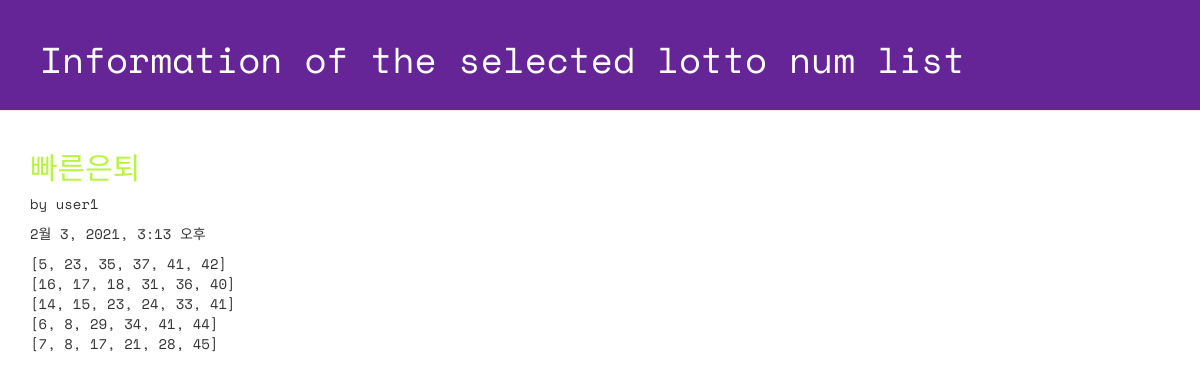
/lotto/4/detail/, run on the app's committed database.
### lotto/models.py (models this page shows, shortened)
class GuessNumbers(models.Model):
    name = models.CharField(max_length=24)
    text = models.CharField(max_length=255)
    lottos = models.CharField(max_length=255, default='[1, 2, 3, 4, 5, 6]') #charfield기 때문에 str로 넣어줌
    num_lotto = models.IntegerField(default=5)
    update_date = models.DateTimeField()

### lotto/views.py (the view)
# urls.py: path('lotto/<int:lottokey>/detail/', views.detail, name='detail'),
def detail(request, lottokey):
    lotto = GuessNumbers.objects.get(pk=lottokey)
    return render(request, 'lotto/detail.html', {'lotto':lotto})

### lotto/templates/lotto/detail.html (shortened to what this page needs)
<!DOCTYPE html>
{% load staticfiles %}
<html lang="ko">
<head>
 <link rel="stylesheet" href="//maxcdn.bootstrapcdn.com/bootstrap/3.2.0/css/bootstrap.min.css">
 <link rel="stylesheet" href="//maxcdn.bootstrapcdn.com/bootstrap/3.2.0/css/bootstrap-theme.min.css">
 <link rel="stylesheet" href="{% static 'css/lotto.css'%}">
</head>
<body>
 <div class="page-header">
 <h1>Information of the selected lotto num list</h1>
 </div>
 <div class="container lotto">
   <h2>{{ lotto.text }}</h2>
   <p> by {{ lotto.name }}</p>
   <p> {{ lotto.update_date }}</p>
   <p> {{ lotto.lottos | linebreaksbr }}</p>
 </div>
</body>
</html>

### lotto/static/css/lotto.css (style rules this page uses)
.page-header { background-color: #652596; margin-top: 0; padding: 20px 20px 20px 40px; font-family: 'Space Mono', monospace; }
.page-header h1 { color: #FFFFFF; }
.container { font-family: 'Space Mono', monospace; }
.container h2 { color: #B9F442; }

### data on the page
GuessNumbers: text "빠른은퇴", name "user1", update_date "2월 3, 2021, 3:13 오후", lottos "[5, 23, 35, 37, 41, 42] [16, 17, 18, 31, 36, 40] [14, 15, 23, 24, 33, 41] [6, 8, 29, 34, 41, 44] [7, 8, 17, 21, 28, 45]"
